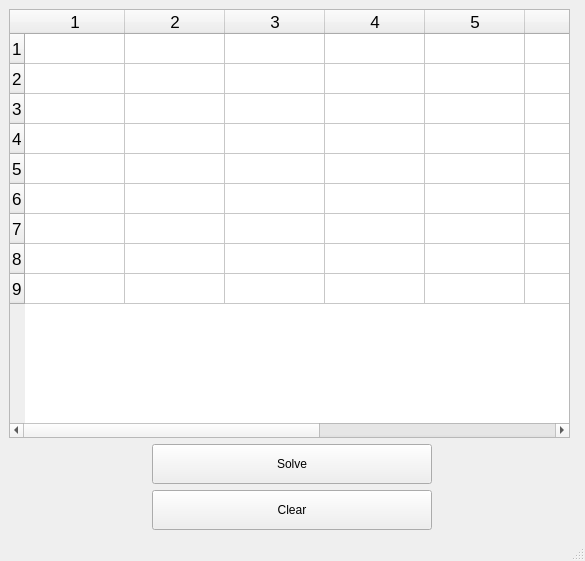
<?xml version="1.0" encoding="UTF-8"?>
<ui version="4.0">
 <class>MainWindow</class>
 <widget class="QMainWindow" name="MainWindow">
  <property name="geometry">
   <rect>
    <x>0</x>
    <y>0</y>
    <width>585</width>
    <height>561</height>
   </rect>
  </property>
  <property name="sizePolicy">
   <sizepolicy hsizetype="Fixed" vsizetype="Fixed">
    <horstretch>0</horstretch>
    <verstretch>0</verstretch>
   </sizepolicy>
  </property>
  <property name="minimumSize">
   <size>
    <width>280</width>
    <height>0</height>
   </size>
  </property>
  <property name="maximumSize">
   <size>
    <width>585</width>
    <height>16777215</height>
   </size>
  </property>
  <property name="windowTitle">
   <string>MainWindow</string>
  </property>
  <widget class="QWidget" name="centralwidget">
   <layout class="QVBoxLayout" name="verticalLayout">
    <item>
     <widget class="QTableWidget" name="tableWidget">
      <property name="sizePolicy">
       <sizepolicy hsizetype="Fixed" vsizetype="Fixed">
        <horstretch>0</horstretch>
        <verstretch>0</verstretch>
       </sizepolicy>
      </property>
      <property name="minimumSize">
       <size>
        <width>561</width>
        <height>0</height>
       </size>
      </property>
      <property name="maximumSize">
       <size>
        <width>561</width>
        <height>514</height>
       </size>
      </property>
      <property name="font">
       <font>
        <pointsize>13</pointsize>
       </font>
      </property>
      <property name="layoutDirection">
       <enum>Qt::LayoutDirection::LeftToRight</enum>
      </property>
      <property name="rowCount">
       <number>9</number>
      </property>
      <property name="columnCount">
       <number>9</number>
      </property>
      <row/>
      <row/>
      <row/>
      <row/>
      <row/>
      <row/>
      <row/>
      <row/>
      <row/>
      <column/>
      <column/>
      <column/>
      <column/>
      <column/>
      <column/>
      <column/>
      <column/>
      <column/>
     </widget>
    </item>
    <item alignment="Qt::AlignmentFlag::AlignHCenter">
     <widget class="QPushButton" name="solveButton">
      <property name="sizePolicy">
       <sizepolicy hsizetype="Fixed" vsizetype="Fixed">
        <horstretch>0</horstretch>
        <verstretch>0</verstretch>
       </sizepolicy>
      </property>
      <property name="minimumSize">
       <size>
        <width>280</width>
        <height>0</height>
       </size>
      </property>
      <property name="maximumSize">
       <size>
        <width>280</width>
        <height>40</height>
       </size>
      </property>
      <property name="text">
       <string>Solve</string>
      </property>
      <property name="iconSize">
       <size>
        <width>561</width>
        <height>16</height>
       </size>
      </property>
     </widget>
    </item>
    <item alignment="Qt::AlignmentFlag::AlignHCenter">
     <widget class="QPushButton" name="clearButton">
      <property name="sizePolicy">
       <sizepolicy hsizetype="Fixed" vsizetype="Fixed">
        <horstretch>0</horstretch>
        <verstretch>0</verstretch>
       </sizepolicy>
      </property>
      <property name="minimumSize">
       <size>
        <width>280</width>
        <height>0</height>
       </size>
      </property>
      <property name="maximumSize">
       <size>
        <width>280</width>
        <height>40</height>
       </size>
      </property>
      <property name="text">
       <string>Clear</string>
      </property>
     </widget>
    </item>
   </layout>
  </widget>
  <widget class="QMenuBar" name="menubar">
   <property name="geometry">
    <rect>
     <x>0</x>
     <y>0</y>
     <width>585</width>
     <height>37</height>
    </rect>
   </property>
  </widget>
  <widget class="QStatusBar" name="statusbar"/>
 </widget>
 <resources/>
 <connections/>
</ui>
